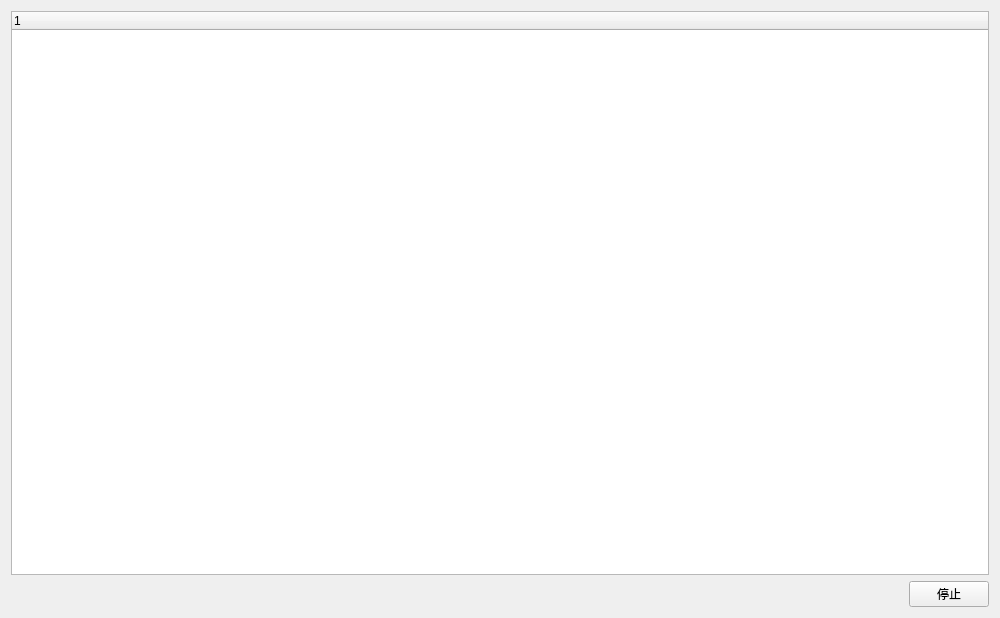
<?xml version="1.0" encoding="UTF-8"?>
<ui version="4.0">
 <class>TaskManager</class>
 <widget class="QWidget" name="TaskManager">
  <property name="geometry">
   <rect>
    <x>0</x>
    <y>0</y>
    <width>1000</width>
    <height>618</height>
   </rect>
  </property>
  <property name="windowTitle">
   <string>任务管理器</string>
  </property>
  <layout class="QGridLayout" name="gridLayout">
   <item row="1" column="1">
    <widget class="QPushButton" name="pb_stop">
     <property name="text">
      <string>停止</string>
     </property>
    </widget>
   </item>
   <item row="1" column="0">
    <spacer name="horizontalSpacer">
     <property name="orientation">
      <enum>Qt::Horizontal</enum>
     </property>
     <property name="sizeHint" stdset="0">
      <size>
       <width>40</width>
       <height>20</height>
      </size>
     </property>
    </spacer>
   </item>
   <item row="0" column="0" colspan="2">
    <widget class="QTreeWidget" name="tw_tasks"/>
   </item>
  </layout>
 </widget>
 <resources/>
 <connections/>
</ui>
